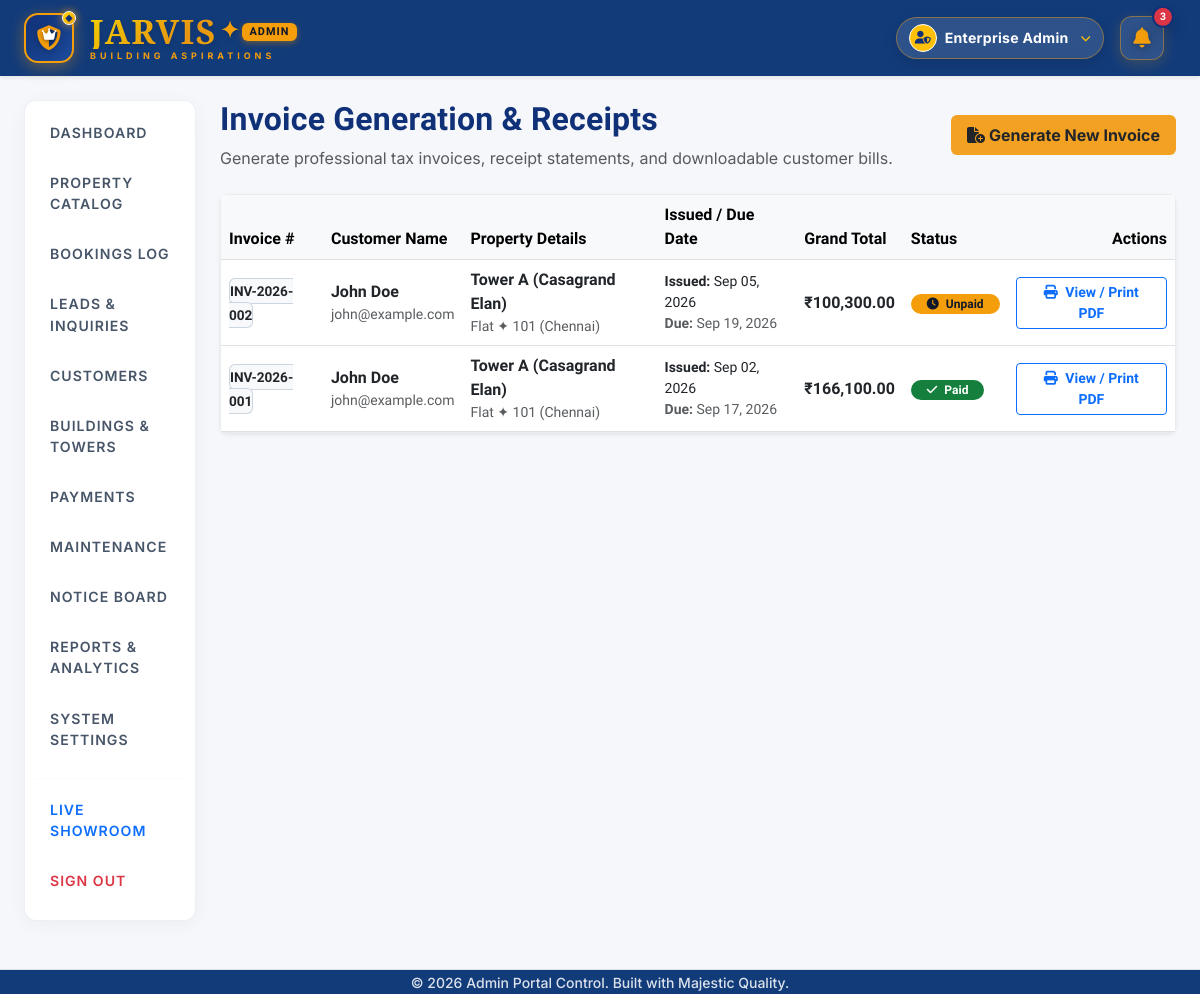
Screenshot of /admin/invoices.php (signed in) with the database file from the repository.
### tables this page shows
CREATE TABLE IF NOT EXISTS `settings` (
  `key_name` VARCHAR(50) PRIMARY KEY,
  `key_value` TEXT NOT NULL
);

CREATE TABLE IF NOT EXISTS `invoices` (
  `id` INT AUTO_INCREMENT PRIMARY KEY,
  `invoice_no` VARCHAR(50) NOT NULL UNIQUE,
  `booking_id` INT NOT NULL,
  `resident_id` INT NOT NULL,
  `subtotal` DECIMAL(12,2) NOT NULL,
  `tax_amount` DECIMAL(12,2) NOT NULL DEFAULT 0.00,
  `discount_amount` DECIMAL(12,2) NOT NULL DEFAULT 0.00,
  `grand_total` DECIMAL(12,2) NOT NULL,
  `issued_date` DATE NOT NULL,
  `due_date` DATE NOT NULL,
  `status` ENUM('Paid', 'Unpaid', 'Overdue', 'Cancelled') NOT NULL DEFAULT 'Paid',
  FOREIGN KEY (`booking_id`) REFERENCES `bookings` (`id`) ON DELETE CASCADE,
  FOREIGN KEY (`resident_id`) REFERENCES `residents` (`id`) ON DELETE CASCADE
);

CREATE TABLE IF NOT EXISTS `residents` (
  `id` INT AUTO_INCREMENT PRIMARY KEY,
  `name` VARCHAR(100) NOT NULL,
  `phone` VARCHAR(20) NOT NULL,
  `email` VARCHAR(100) NOT NULL UNIQUE,
  `password` VARCHAR(255) NOT NULL
);

CREATE TABLE IF NOT EXISTS `flats` (
  `id` INT AUTO_INCREMENT PRIMARY KEY,
  `flat_no` VARCHAR(50) NOT NULL,
  `block` VARCHAR(50) NOT NULL,
  `city` ENUM('Chennai', 'Bengaluru', 'Coimbatore', 'Hyderabad', 'Dubai', 'Pune', 'Delhi') NOT NULL DEFAULT 'Chennai',
  `bhk` INT NOT NULL,
  `price` DECIMAL(12,2) NOT NULL,
  `description` TEXT DEFAULT NULL,
  `image_url` VARCHAR(255) DEFAULT NULL,
  `status` ENUM('Available', 'Booked') NOT NULL DEFAULT 'Available',
  `type` ENUM('Residential', 'Commercial', 'Industrial', 'NRI', 'Ventures') NOT NULL DEFAULT 'Residential',
  `floor` INT NOT NULL DEFAULT 1
);

### includes/db.php (called while the page is built, shortened)
<?php
$host = '127.0.0.1';
$db   = 'flat_management';
$user = 'root';
$pass = '';
$charset = 'utf8mb4';
$options = [
    PDO::ATTR_ERRMODE            => PDO::ERRMODE_EXCEPTION,
    PDO::ATTR_DEFAULT_FETCH_MODE => PDO::FETCH_ASSOC,
    PDO::ATTR_EMULATE_PREPARES   => false,
];
try {
    $dsn = "mysql:host=$host;dbname=$db;charset=$charset";
    $pdo = new PDO($dsn, $user, $pass, $options);
    try {
        $pdo->exec("ALTER TABLE `flats` MODIFY COLUMN `image_url` TEXT NULL;");
    } catch (\Exception $e) {}
} catch (\PDOException $e) {
    throw new \PDOException($e->getMessage(), (int)$e->getCode());
}
function get_setting($key, $default = '') {
    global $pdo;
    try {
        $stmt = $pdo->prepare("SELECT key_value FROM settings WHERE key_name = :key");
        $stmt->execute(['key' => $key]);
        $val = $stmt->fetchColumn();
        return $val !== false ? $val : $default;
    } catch (Exception $e) {
        return $default;
    }
}
?>

### admin/invoices.php (the view, shortened to what this page needs)
<?php
require_once '../includes/db.php';
$invoices = $pdo->query("
    SELECT i.*, r.name as customer_name, r.email as customer_email, f.flat_no, f.block, f.city
    FROM invoices i
    JOIN residents r ON i.resident_id = r.id
    JOIN bookings b ON i.booking_id = b.id
    JOIN flats f ON b.flat_id = f.id
    ORDER BY i.id DESC
")->fetchAll();
require_once 'includes/header.php';
?>
<div class="container-fluid px-4">
    <div class="row">
        <div class="col-md-3 col-lg-2 d-print-none">
            <?php include 'includes/sidebar.php'; ?>
        </div>
        <div class="col-md-9 col-lg-10">
            <div class="d-flex justify-content-between align-items-center mb-4">
                <div>
                    <h2 class="fw-bold" style="color:var(--blue-brand);">Invoice Generation & Receipts</h2>
                    <p class="text-muted mb-0">Generate professional tax invoices, receipt statements, and downloadable customer bills.</p>
                </div>
                <button class="btn btn-warning text-dark fw-bold px-3 py-2" data-bs-toggle="modal" data-bs-target="#generateInvoiceModal" style="background-color: var(--orange-brand); border: none;">
                    <i class="fa-solid fa-file-circle-plus me-1.5"></i> Generate New Invoice
                </button>
            </div>
            <div class="card border border-light-subtle rounded-3 shadow-sm">
                <div class="table-responsive">
                    <table class="table table-hover align-middle mb-0">
                        <thead class="table-light">
                            <tr>
                                <th>Invoice #</th>
                                <th>Customer Name</th>
                                <th>Property Details</th>
                                <th>Issued / Due Date</th>
                                <th>Grand Total</th>
                                <th>Status</th>
                                <th class="text-end">Actions</th>
                            </tr>
                        </thead>
                        <tbody>
                            <?php if (count($invoices) > 0): ?>
                                <?php foreach ($invoices as $inv): ?>
                                    <tr>
                                        <td>
                                            <code class="text-dark bg-light px-2.5 py-1 rounded fw-bold" style="font-size: 0.85rem; border: 1px solid #cbd5e1;">
                                                <?php echo htmlspecialchars($inv['invoice_no']); ?>
                                            </code>
                                        </td>
                                        <td>
                                            <div class="fw-bold"><?php echo htmlspecialchars($inv['customer_name']); ?></div>
                                            <div class="text-muted small"><?php echo htmlspecialchars($inv['customer_email']); ?></div>
                                        </td>
                                        <td>
                                            <div class="fw-semibold text-dark"><?php echo htmlspecialchars($inv['block']); ?></div>
                                            <div class="text-muted small">Flat ✦ <?php echo htmlspecialchars($inv['flat_no']); ?> (<?php echo htmlspecialchars($inv['city']); ?>)</div>
                                        </td>
                                        <td class="small">
                                            <div><strong>Issued:</strong> <?php echo date('M d, Y', strtotime($inv['issued_date'])); ?></div>
                                            <div class="text-muted"><strong>Due:</strong> <?php echo date('M d, Y', strtotime($inv['due_date'])); ?></div>
                                        </td>
                                        <td class="fw-bold text-dark fs-6">₹<?php echo number_format($inv['grand_total'], 2); ?></td>
                                        <td>
                                            <?php if ($inv['status'] === 'Paid'): ?>
                                                <span class="badge bg-success text-white px-3 py-1.5 rounded-pill fw-bold" style="background-color: #15803d !important; color: #ffffff !important; font-size: 0.75rem;"><i class="fa-solid fa-check me-1"></i> Paid</span>
                                            <?php else: ?>
                                                <span class="badge bg-warning text-dark px-3 py-1.5 rounded-pill fw-bold" style="background-color: #f59e0b !important; color: #0f172a !important; font-size: 0.75rem;"><i class="fa-solid fa-clock me-1"></i> Unpaid</span>
                                            <?php endif; ?>
                                        </td>
                                        <td class="text-end">
                                            <a href="invoice.php?id=<?php echo $inv['id']; ?>" class="btn btn-outline-primary btn-sm px-3 fw-semibold" target="_blank">
                                                <i class="fa-solid fa-print me-1"></i> View / Print PDF
                                            </a>
                                        </td>
                                    </tr>
                                <?php endforeach; ?>
                            <?php endif; ?>
                        </tbody>
                    </table>
                </div>
            </div>
        </div>
    </div>
</div>
<?php require_once 'includes/footer.php'; ?>

### admin/includes/header.php (shortened to what this page needs)
<?php
$system_name   = get_setting('system_name', 'Jarvis');
$brand_tagline = get_setting('brand_tagline', 'BUILDING ASPIRATIONS');
$primary_color = get_setting('primary_color', '#123B7A');
?>
<!DOCTYPE html>
<html lang="en">
<head>
    <link href="https://cdn.jsdelivr.net/npm/bootstrap@5.3.0/dist/css/bootstrap.min.css" rel="stylesheet">
    <link href="https://cdnjs.cloudflare.com/ajax/libs/font-awesome/6.4.0/css/all.min.css" rel="stylesheet">
    <link href="../css/style.css?v=<?php echo time(); ?>" rel="stylesheet">
</head>
<body class="admin-theme" style="background-color: #F5F7FA; color: #1F2937; font-family: 'Inter', -apple-system, BlinkMacSystemFont, 'Segoe UI', Roboto, sans-serif;">
    <nav class="navbar navbar-expand-lg sticky-top shadow-sm py-2.5" style="background-color: <?php echo htmlspecialchars($primary_color); ?>;">
        <div class="container-fluid px-4">
            <a class="navbar-brand d-flex align-items-center me-4" href="dashboard.php" style="text-decoration: none;">
                <div class="logo-crest me-3 d-flex align-items-center justify-content-center" style="width: 50px; height: 50px; background: linear-gradient(135deg, #103178 0%, #1c4b9c 100%); border-radius: 14px; border: 2px solid #F59E0B; box-shadow: 0 4px 15px rgba(245, 158, 11, 0.35); position: relative; transition: all 0.3s ease; cursor: pointer;">
                    <i class="fa-solid fa-shield-halved" style="font-size: 1.55rem; color: #F59E0B; filter: drop-shadow(0 2px 4px rgba(0,0,0,0.3));"></i>
                    <i class="fa-solid fa-crown" style="position: absolute; font-size: 0.82rem; color: #ffffff; top: 13px; filter: drop-shadow(0 1px 2px rgba(0,0,0,0.5));"></i>
                    <span style="position: absolute; top: -4px; right: -4px; width: 14px; height: 14px; background: linear-gradient(135deg, #ffd700 0%, #f59e0b 100%); border: 1.5px solid #ffffff; border-radius: 50%; box-shadow: 0 0 8px rgba(245, 158, 11, 0.8); display: flex; align-items: center; justify-content: center;">
                        <i class="fa-solid fa-diamond" style="font-size: 7px; color: #103178;"></i>
                    </span>
                </div>
                <div class="lh-1">
                    <div class="d-flex align-items-center" style="font-family: 'Playfair Display', 'Plus Jakarta Sans', serif; font-weight: 900; font-size: 2.1rem; background: linear-gradient(135deg, #ffd700 0%, #f39c12 50%, #ffd700 100%); -webkit-background-clip: text; -webkit-text-fill-color: transparent; letter-spacing: 1.5px; text-shadow: 0.5px 0.5px 0px rgba(0,0,0,0.05); filter: drop-shadow(0px 2px 3px rgba(0,0,0,0.15));">
                        <?php echo htmlspecialchars(strtoupper($system_name)); ?>
                        <span style="color: #f59e0b; -webkit-text-fill-color: #f59e0b; font-weight: 300; font-size: 1.5rem; margin-left: 3px; margin-top: -5px;">✦</span>
                        <span class="badge bg-amber text-dark ms-2.5 px-2 py-0.5 fw-bold align-middle" style="background-color: #F59E0B; font-size: 0.68rem; letter-spacing: 1px; font-family: 'Inter', sans-serif; -webkit-text-fill-color: #0f172a; border-radius: 6px; box-shadow: 0 2px 6px rgba(245, 158, 11, 0.4);">ADMIN</span>
                    </div>
                    <span style="display:block; font-size:0.56rem; letter-spacing:4px; color:#f59e0b; font-weight:700; text-transform:uppercase; margin-top:3px;"><?php echo htmlspecialchars($brand_tagline); ?></span>
                </div>
            </a>
            <div class="collapse navbar-collapse" id="adminNavbar">
                <div class="ms-auto d-flex align-items-center gap-3 pe-2">
                    <div class="dropdown">
                        <button class="btn rounded-pill px-3.5 py-1.5 fw-bold d-flex align-items-center gap-2 text-white" type="button" data-bs-toggle="dropdown" aria-expanded="false" style="background: rgba(255, 255, 255, 0.12); border: 1.5px solid rgba(245, 158, 11, 0.45); box-shadow: 0 4px 15px rgba(0, 0, 0, 0.1); backdrop-filter: blur(8px); transition: all 0.3s ease;">
                            <div class="rounded-circle bg-warning text-dark fw-bold d-flex align-items-center justify-content-center shadow-xs" style="width: 28px; height: 28px; font-size: 0.85rem; border: 1px solid #ffffff;">
                                <i class="fa-solid fa-user-shield" style="font-size: 0.8rem; color: #103178;"></i>
                            </div>
                            <span class="d-none d-sm-inline" style="font-size: 0.88rem; letter-spacing: 0.3px;">Enterprise Admin</span>
                            <i class="fa-solid fa-chevron-down text-warning fs-8 ms-1"></i>
                        </button>
                    </div>
                    <div class="dropdown me-1">
                        <button class="btn grand-notif-btn position-relative d-flex align-items-center justify-content-center p-0" type="button" data-bs-toggle="dropdown" aria-expanded="false" style="width: 44px; height: 44px; background: rgba(255, 255, 255, 0.12); border: 1.5px solid rgba(245, 158, 11, 0.45); border-radius: 12px; box-shadow: 0 4px 15px rgba(245, 158, 11, 0.2); backdrop-filter: blur(8px); transition: all 0.3s cubic-bezier(0.4, 0, 0.2, 1); cursor: pointer;">
                            <i class="fa-solid fa-bell" style="font-size: 1.25rem; color: #F59E0B; filter: drop-shadow(0 2px 4px rgba(0,0,0,0.3));"></i>
                            <span class="position-absolute top-0 start-100 translate-middle badge rounded-pill bg-danger text-white fw-bold shadow" style="font-size: 0.65rem; border: 2px solid #103178; padding: 4px 6px; box-shadow: 0 0 10px rgba(239, 68, 68, 0.9); animation: pulse-ring 2s infinite;">
                                3
                            </span>
                        </button>
                    </div>
                </div>
            </div>
        </div>
    </nav>
    <main class="py-4">

### css/style.css (style rules this page uses)
:root { --bg-primary: #ffffff; --bg-secondary: #f5f6f9; --text-main: #2c3e50; --text-muted: #7f8c8d; --blue-brand: #103178; --orange-brand: #f2a122; --orange-hover: #d98a1a; --border-color: rgba(16, 49, 120, 0.1); --success-color: #27ae60; --danger-color: #c0392b; --card-shadow: 0 10px 30px rgba(16, 49, 120, 0.06); --navbar-bg: #ffffff; --sidebar-bg: #f8f9fa; }
body { font-family: 'Plus Jakarta Sans', sans-serif; background-color: var(--bg-primary); color: var(--text-main); min-height: 100vh; display: flex; flex-direction: column; overflow-x: hidden; }
h1, h2, h3, h4, h5, h6 { font-family: 'Plus Jakarta Sans', system-ui, -apple-system, sans-serif; color: var(--blue-brand); letter-spacing: 0.2px; }
.stat-card h2, .stat-card h3, .stat-card h4, .stat-card h5, table, .amount, .badge, .number, code, .fs-1, .fs-2, .fs-3, .fs-4, .fs-5 { font-family: 'Plus Jakarta Sans', system-ui, -apple-system, sans-serif !important; font-variant-numeric: normal; }
.badge.bg-success { background-color: #15803d !important; color: #ffffff !important; }
:root { --admin-primary: #123B7A; --admin-accent: #F59E0B; --admin-bg: #F5F7FA; --admin-card-bg: #FFFFFF; --admin-text: #1F2937; --admin-success: #16A34A; --admin-danger: #DC2626; }
body.admin-theme { background-color: var(--admin-bg) !important; color: var(--admin-text) !important; font-family: 'Inter', -apple-system, BlinkMacSystemFont, "Segoe UI", Roboto, "Helvetica Neue", Arial, sans-serif !important; }
.fs-8 { font-size: 0.65rem !important; }

### rows the page displays
settings: key_value "JARVIS"
invoices: invoice_no "INV-2026-002", resident.name "John Doe", resident.email "john@example.com", flats.block "Tower A (Casagrand Elan)", flats.flat_no "101", flats.city "Chennai", issued_date "Sep 05, 2026", due_date "Sep 19, 2026", grand_total "100,300.00", status "Unpaid" (drawn)
invoices: invoice_no "INV-2026-001", resident.name "John Doe", resident.email "john@example.com", flats.block "Tower A (Casagrand Elan)", flats.flat_no "101", flats.city "Chennai", issued_date "Sep 02, 2026", due_date "Sep 17, 2026", grand_total "166,100.00", status "Paid" (drawn)

### other values shown
$brand_tagline "BUILDING ASPIRATIONS"
